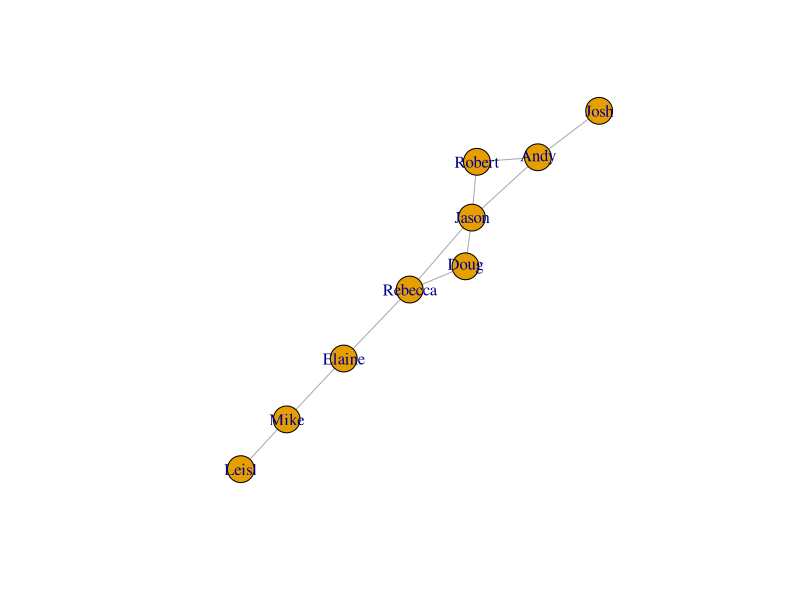

Reproduce this figure in R.
## ---- chunk 1
library(igraph)
library(dplyr)
sample_data <- data_frame(source = c("Jason", "Jason", "Robert", "Andy", "Jason", "Doug", "Rebecca", "Rebecca", "Elaine", "Leisl"), 
                          target = c("Robert", "Andy", "Andy", "Josh", "Doug", "Rebecca", "Jason", "Elaine", "Mike", "Mike"))
sample_graph <- graph.data.frame(sample_data, directed = FALSE)
plot(sample_graph)
